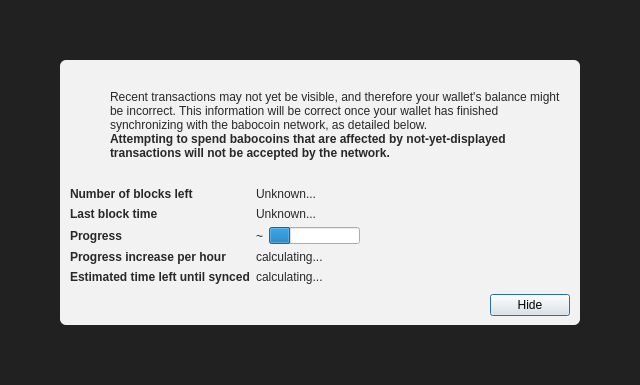
<?xml version="1.0" encoding="UTF-8"?>
<ui version="4.0">
 <class>ModalOverlay</class>
 <widget class="ModalOverlay" name="ModalOverlay">
  <property name="geometry">
   <rect>
    <x>0</x>
    <y>0</y>
    <width>640</width>
    <height>385</height>
   </rect>
  </property>
  <property name="windowTitle">
   <string>Form</string>
  </property>
  <layout class="QVBoxLayout" name="verticalLayout" stretch="0">
   <property name="sizeConstraint">
    <enum>QLayout::SetDefaultConstraint</enum>
   </property>
   <property name="leftMargin">
    <number>0</number>
   </property>
   <property name="topMargin">
    <number>0</number>
   </property>
   <property name="rightMargin">
    <number>0</number>
   </property>
   <property name="bottomMargin">
    <number>0</number>
   </property>
   <item>
    <widget class="QWidget" name="bgWidget" native="true">
     <property name="styleSheet">
      <string notr="true">#bgWidget { background: rgba(0,0,0,220); }</string>
     </property>
     <layout class="QVBoxLayout" name="verticalLayoutMain" stretch="1">
      <property name="leftMargin">
       <number>60</number>
      </property>
      <property name="topMargin">
       <number>60</number>
      </property>
      <property name="rightMargin">
       <number>60</number>
      </property>
      <property name="bottomMargin">
       <number>60</number>
      </property>
      <item>
       <widget class="QWidget" name="contentWidget" native="true">
        <property name="styleSheet">
         <string notr="true">#contentWidget { background: rgba(255,255,255,240); border-radius: 6px; }

QLabel { color: rgb(40,40,40);  }</string>
        </property>
        <layout class="QVBoxLayout" name="verticalLayoutSub" stretch="1,0,0,0">
         <property name="spacing">
          <number>0</number>
         </property>
         <property name="leftMargin">
          <number>10</number>
         </property>
         <property name="topMargin">
          <number>10</number>
         </property>
         <property name="rightMargin">
          <number>10</number>
         </property>
         <property name="bottomMargin">
          <number>10</number>
         </property>
         <item>
          <layout class="QHBoxLayout" name="horizontalLayoutIconText" stretch="0,1">
           <property name="topMargin">
            <number>20</number>
           </property>
           <item>
            <layout class="QVBoxLayout" name="verticalLayoutIcon">
             <property name="leftMargin">
              <number>0</number>
             </property>
             <item>
              <widget class="QPushButton" name="warningIcon">
               <property name="enabled">
                <bool>false</bool>
               </property>
               <property name="text">
                <string/>
               </property>
               <property name="icon">
                <iconset>
                 <normaloff>:/icons/warning</normaloff>
                 <disabledoff>:/icons/warning</disabledoff>:/icons/warning</iconset>
               </property>
               <property name="iconSize">
                <size>
                 <width>48</width>
                 <height>48</height>
                </size>
               </property>
               <property name="flat">
                <bool>true</bool>
               </property>
              </widget>
             </item>
             <item>
              <spacer name="verticalSpacerWarningIcon">
               <property name="orientation">
                <enum>Qt::Vertical</enum>
               </property>
               <property name="sizeHint" stdset="0">
                <size>
                 <width>20</width>
                 <height>40</height>
                </size>
               </property>
              </spacer>
             </item>
            </layout>
           </item>
           <item>
            <layout class="QVBoxLayout" name="verticalLayoutInfoText">
             <property name="leftMargin">
              <number>0</number>
             </property>
             <property name="topMargin">
              <number>0</number>
             </property>
             <item>
              <widget class="QLabel" name="infoText">
               <property name="text">
                <string>Recent transactions may not yet be visible, and therefore your wallet's balance might be incorrect. This information will be correct once your wallet has finished synchronizing with the babocoin network, as detailed below.</string>
               </property>
               <property name="textFormat">
                <enum>Qt::RichText</enum>
               </property>
               <property name="wordWrap">
                <bool>true</bool>
               </property>
              </widget>
             </item>
             <item>
              <widget class="QLabel" name="infoTextStrong">
               <property name="font">
                <font>
                 <weight>75</weight>
                 <bold>true</bold>
                </font>
               </property>
               <property name="text">
                <string>Attempting to spend babocoins that are affected by not-yet-displayed transactions will not be accepted by the network.</string>
               </property>
               <property name="textFormat">
                <enum>Qt::RichText</enum>
               </property>
               <property name="wordWrap">
                <bool>true</bool>
               </property>
              </widget>
             </item>
             <item>
              <spacer name="verticalSpacerInTextSpace">
               <property name="orientation">
                <enum>Qt::Vertical</enum>
               </property>
               <property name="sizeHint" stdset="0">
                <size>
                 <width>20</width>
                 <height>40</height>
                </size>
               </property>
              </spacer>
             </item>
            </layout>
           </item>
          </layout>
         </item>
         <item>
          <spacer name="verticalSpacerAfterText">
           <property name="orientation">
            <enum>Qt::Vertical</enum>
           </property>
           <property name="sizeHint" stdset="0">
            <size>
             <width>20</width>
             <height>40</height>
            </size>
           </property>
          </spacer>
         </item>
         <item>
          <layout class="QFormLayout" name="formLayout">
           <property name="fieldGrowthPolicy">
            <enum>QFormLayout::FieldsStayAtSizeHint</enum>
           </property>
           <property name="horizontalSpacing">
            <number>6</number>
           </property>
           <property name="verticalSpacing">
            <number>6</number>
           </property>
           <property name="topMargin">
            <number>10</number>
           </property>
           <item row="0" column="0">
            <widget class="QLabel" name="labelNumberOfBlocksLeft">
             <property name="font">
              <font>
               <weight>75</weight>
               <bold>true</bold>
              </font>
             </property>
             <property name="text">
              <string>Number of blocks left</string>
             </property>
            </widget>
           </item>
           <item row="0" column="1">
            <widget class="QLabel" name="numberOfBlocksLeft">
             <property name="text">
              <string>Unknown...</string>
             </property>
            </widget>
           </item>
           <item row="1" column="0">
            <widget class="QLabel" name="labelLastBlockTime">
             <property name="font">
              <font>
               <weight>75</weight>
               <bold>true</bold>
              </font>
             </property>
             <property name="text">
              <string>Last block time</string>
             </property>
            </widget>
           </item>
           <item row="1" column="1">
            <widget class="QLabel" name="newestBlockDate">
             <property name="sizePolicy">
              <sizepolicy hsizetype="Maximum" vsizetype="Preferred">
               <horstretch>0</horstretch>
               <verstretch>0</verstretch>
              </sizepolicy>
             </property>
             <property name="text">
              <string>Unknown...</string>
             </property>
            </widget>
           </item>
           <item row="2" column="0">
            <widget class="QLabel" name="labelSyncDone">
             <property name="font">
              <font>
               <weight>75</weight>
               <bold>true</bold>
              </font>
             </property>
             <property name="text">
              <string>Progress</string>
             </property>
            </widget>
           </item>
           <item row="2" column="1">
            <layout class="QHBoxLayout" name="horizontalLayoutSync" stretch="0,1">
             <item>
              <widget class="QLabel" name="percentageProgress">
               <property name="text">
                <string notr="true">~</string>
               </property>
              </widget>
             </item>
             <item>
              <widget class="QProgressBar" name="progressBar">
               <property name="value">
                <number>24</number>
               </property>
               <property name="format">
                <string/>
               </property>
              </widget>
             </item>
            </layout>
           </item>
           <item row="4" column="0">
            <widget class="QLabel" name="labelProgressIncrease">
             <property name="font">
              <font>
               <weight>75</weight>
               <bold>true</bold>
              </font>
             </property>
             <property name="text">
              <string>Progress increase per hour</string>
             </property>
            </widget>
           </item>
           <item row="4" column="1">
            <widget class="QLabel" name="progressIncreasePerH">
             <property name="text">
              <string>calculating...</string>
             </property>
            </widget>
           </item>
           <item row="5" column="0">
            <widget class="QLabel" name="labelEstimatedTimeLeft">
             <property name="font">
              <font>
               <weight>75</weight>
               <bold>true</bold>
              </font>
             </property>
             <property name="text">
              <string>Estimated time left until synced</string>
             </property>
            </widget>
           </item>
           <item row="5" column="1">
            <widget class="QLabel" name="expectedTimeLeft">
             <property name="text">
              <string>calculating...</string>
             </property>
            </widget>
           </item>
          </layout>
         </item>
         <item>
          <layout class="QHBoxLayout" name="horizontalLayoutButtons">
           <property name="leftMargin">
            <number>10</number>
           </property>
           <property name="topMargin">
            <number>10</number>
           </property>
           <item>
            <spacer name="horizontalSpacer">
             <property name="orientation">
              <enum>Qt::Horizontal</enum>
             </property>
             <property name="sizeHint" stdset="0">
              <size>
               <width>40</width>
               <height>20</height>
              </size>
             </property>
            </spacer>
           </item>
           <item>
            <widget class="QPushButton" name="closeButton">
             <property name="text">
              <string>Hide</string>
             </property>
             <property name="focusPolicy">
              <enum>Qt::StrongFocus</enum>
             </property>
             <property name="default">
              <bool>true</bool>
             </property>
            </widget>
           </item>
          </layout>
         </item>
        </layout>
       </widget>
      </item>
     </layout>
    </widget>
   </item>
  </layout>
 </widget>
 <customwidgets>
  <customwidget>
   <class>ModalOverlay</class>
   <extends>QWidget</extends>
   <header>qt/modaloverlay.h</header>
   <container>1</container>
  </customwidget>
 </customwidgets>
 <resources/>
 <connections/>
</ui>
